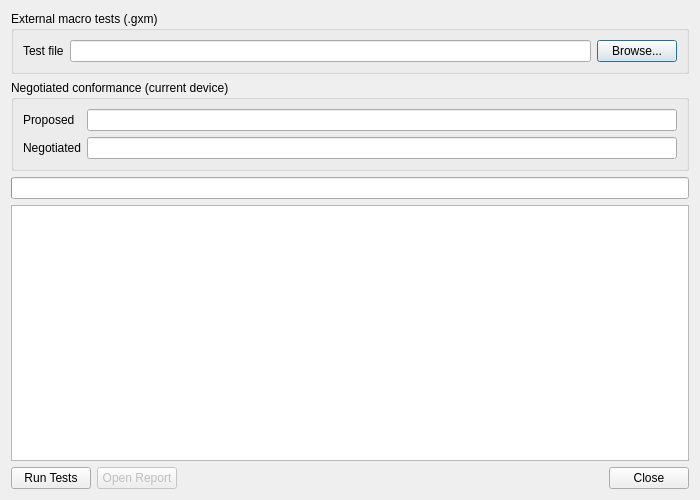
<?xml version="1.0" encoding="UTF-8"?>
<ui version="4.0">
 <class>ConformanceTestDialog</class>
 <widget class="QDialog" name="ConformanceTestDialog">
  <property name="windowTitle">
   <string>Conformance Tests</string>
  </property>
  <property name="minimumSize">
   <size>
    <width>700</width>
    <height>500</height>
   </size>
  </property>
  <layout class="QVBoxLayout" name="verticalLayout">
   <item>
    <widget class="QGroupBox" name="testGroup">
     <property name="title">
      <string>External macro tests (.gxm)</string>
     </property>
     <layout class="QFormLayout" name="formLayout">
      <item row="0" column="0">
       <widget class="QLabel" name="fileLabel">
        <property name="text">
         <string>Test file</string>
        </property>
       </widget>
      </item>
      <item row="0" column="1">
       <layout class="QHBoxLayout" name="fileLayout">
        <item>
         <widget class="QLineEdit" name="fileEdit"/>
        </item>
        <item>
         <widget class="QPushButton" name="browseButton">
          <property name="text">
           <string>Browse...</string>
          </property>
         </widget>
        </item>
       </layout>
      </item>
     </layout>
    </widget>
   </item>
   <item>
    <widget class="QGroupBox" name="conformanceGroup">
     <property name="title">
      <string>Negotiated conformance (current device)</string>
     </property>
     <layout class="QFormLayout" name="conformanceLayout">
      <item row="0" column="0">
       <widget class="QLabel" name="proposedLabel">
        <property name="text">
         <string>Proposed</string>
        </property>
       </widget>
      </item>
      <item row="0" column="1">
       <widget class="QLineEdit" name="proposedEdit">
        <property name="readOnly">
         <bool>true</bool>
        </property>
       </widget>
      </item>
      <item row="1" column="0">
       <widget class="QLabel" name="negotiatedLabel">
        <property name="text">
         <string>Negotiated</string>
        </property>
       </widget>
      </item>
      <item row="1" column="1">
       <widget class="QLineEdit" name="negotiatedEdit">
        <property name="readOnly">
         <bool>true</bool>
        </property>
       </widget>
      </item>
     </layout>
    </widget>
   </item>
   <item>
    <widget class="QProgressBar" name="progressBar"/>
   </item>
   <item>
    <widget class="QPlainTextEdit" name="logEdit">
     <property name="readOnly">
      <bool>true</bool>
     </property>
    </widget>
   </item>
   <item>
    <layout class="QHBoxLayout" name="buttonLayout">
     <item>
      <widget class="QPushButton" name="runButton">
       <property name="text">
        <string>Run Tests</string>
       </property>
      </widget>
     </item>
     <item>
      <widget class="QPushButton" name="openReportButton">
       <property name="text">
        <string>Open Report</string>
       </property>
       <property name="enabled">
        <bool>false</bool>
       </property>
      </widget>
     </item>
     <item>
      <spacer name="horizontalSpacer">
       <property name="orientation">
        <enum>Qt::Horizontal</enum>
       </property>
       <property name="sizeHint" stdset="0">
        <size>
         <width>40</width>
         <height>20</height>
        </size>
       </property>
      </spacer>
     </item>
     <item>
      <widget class="QPushButton" name="closeButton">
       <property name="text">
        <string>Close</string>
       </property>
      </widget>
     </item>
    </layout>
   </item>
  </layout>
 </widget>
 <resources/>
 <connections/>
</ui>
